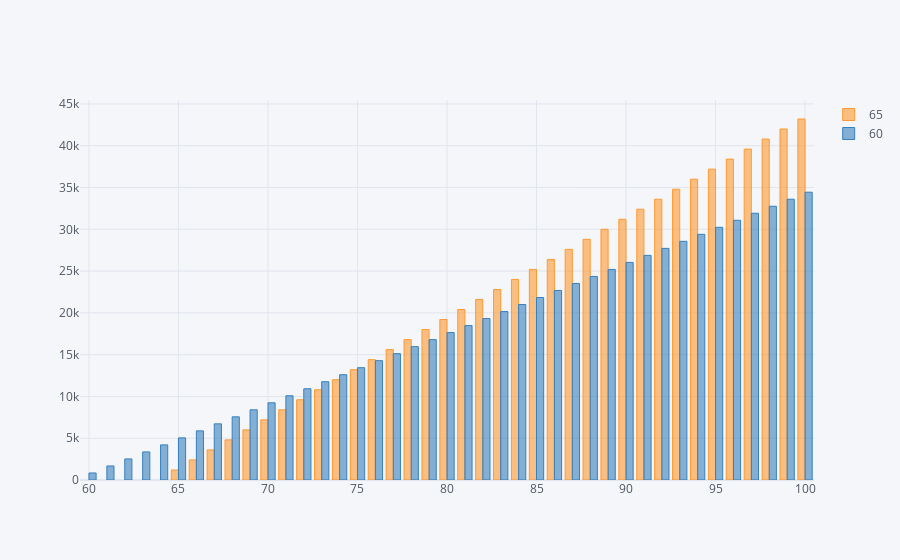

The notebook cell this image was saved under:
### Code cell
df[[65, 60]].iplot(kind='bar')

### Figure 1 — Plotly figure (JSON) as saved in the notebook; plotly's stock layout.template omitted (floating-point values rounded to 4 significant figures)
{"data": [{"marker": {"color": "rgba(255, 153, 51, 0.6)", "line": {"color": "rgba(255, 153, 51, 1.0)", "width": 1}}, "name": "65", "orientation": "v", "text": "", "type": "bar", "x": [60, 61, 62, 63, 64, 65, 66, 67, 68, 69, 70, 71, 72, 73, 74, 75, 76, 77, 78, 79, 80, 81, 82, 83, 84, 85, 86, 87, 88, 89, 90, 91, 92, 93, 94, 95, 96, 97, 98, 99, 100], "y": ["", "", "", "", "", 1200, 2400, 3600, 4800, 6000, 7200, 8400, 9600, 10800, 12000, 13200, 14400, 15600, 16800, 18000, 19200, 20400, 21600, 22800, 24000, 25200, 26400, 27600, 28800, 30000, 31200, 32400, 33600, 34800, 36000, 37200, 38400, 39600, 40800, 42000, 43200]}, {"marker": {"color": "rgba(55, 128, 191, 0.6)", "line": {"color": "rgba(55, 128, 191, 1.0)", "width": 1}}, "name": "60", "orientation": "v", "text": "", "type": "bar", "x": [60, 61, 62, 63, 64, 65, 66, 67, 68, 69, 70, 71, 72, 73, 74, 75, 76, 77, 78, 79, 80, 81, 82, 83, 84, 85, 86, 87, 88, 89, 90, 91, 92, 93, 94, 95, 96, 97, 98, 99, 100], "y": [840, 1680, 2520, 3360, 4200, 5040, 5880, 6720, 7560, 8400, 9240, 10080, 10920, 11760, 12600, 13440, 14280, 15120, 15960, 16800, 17640, 18480, 19320, 20160, 21000, 21840, 22680, 23520, 24360, 25200, 26040, 26880, 27720, 28560, 29400, 30240, 31080, 31920, 32760, 33600, 34440]}], "layout": {"legend": {"bgcolor": "#F5F6F9", "font": {"color": "#4D5663"}}, "paper_bgcolor": "#F5F6F9", "plot_bgcolor": "#F5F6F9", "title": {"font": {"color": "#4D5663"}}, "xaxis": {"gridcolor": "#E1E5ED", "showgrid": true, "tickfont": {"color": "#4D5663"}, "title": {"font": {"color": "#4D5663"}, "text": ""}, "zerolinecolor": "#E1E5ED"}, "yaxis": {"gridcolor": "#E1E5ED", "showgrid": true, "tickfont": {"color": "#4D5663"}, "title": {"font": {"color": "#4D5663"}, "text": ""}, "zerolinecolor": "#E1E5ED"}}}
